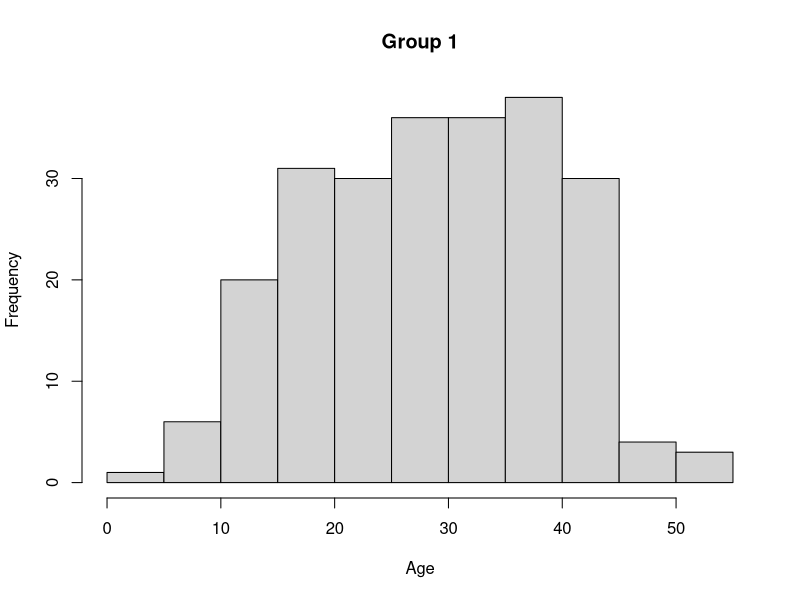
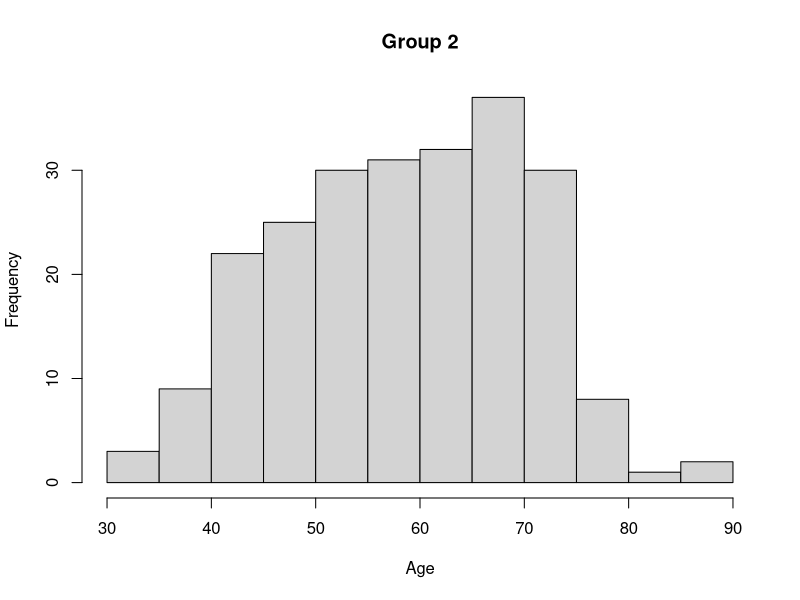
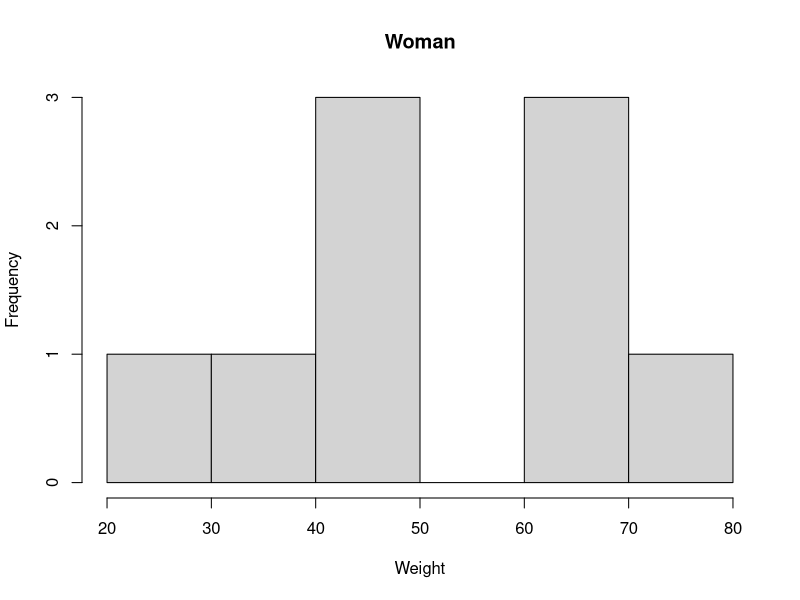
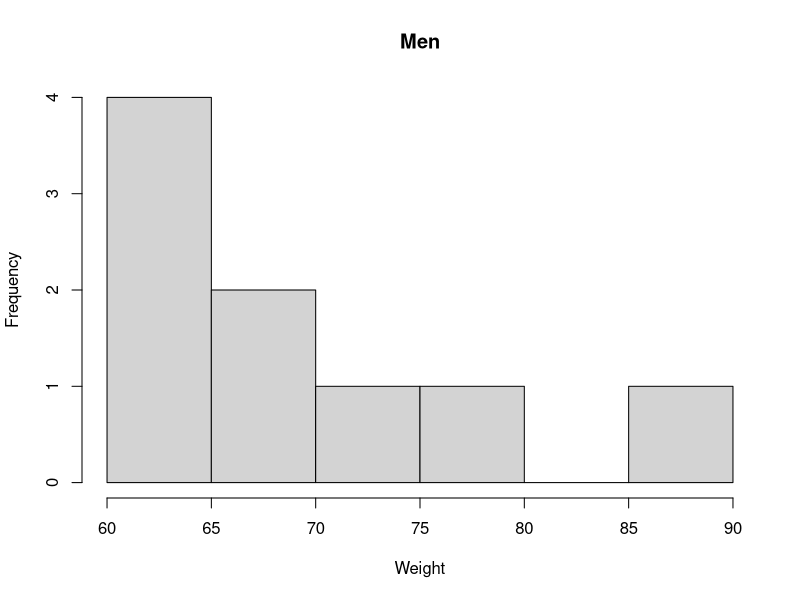
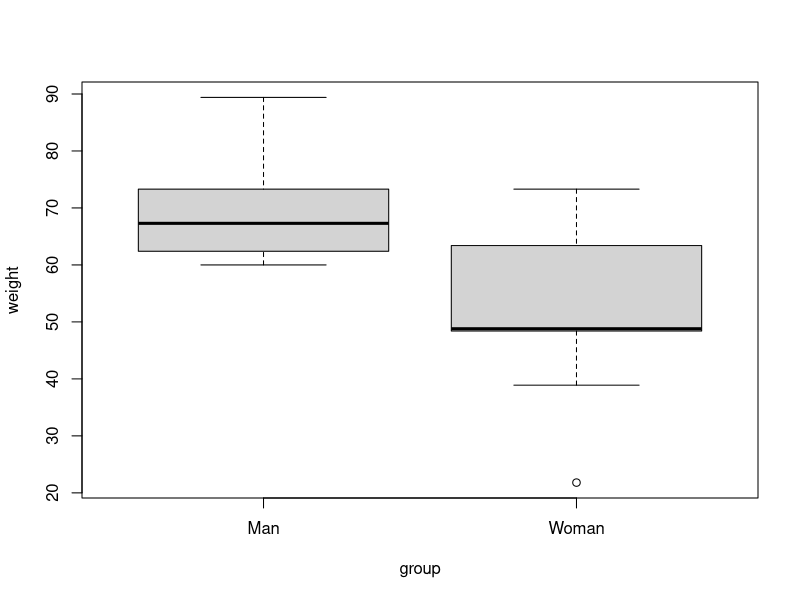
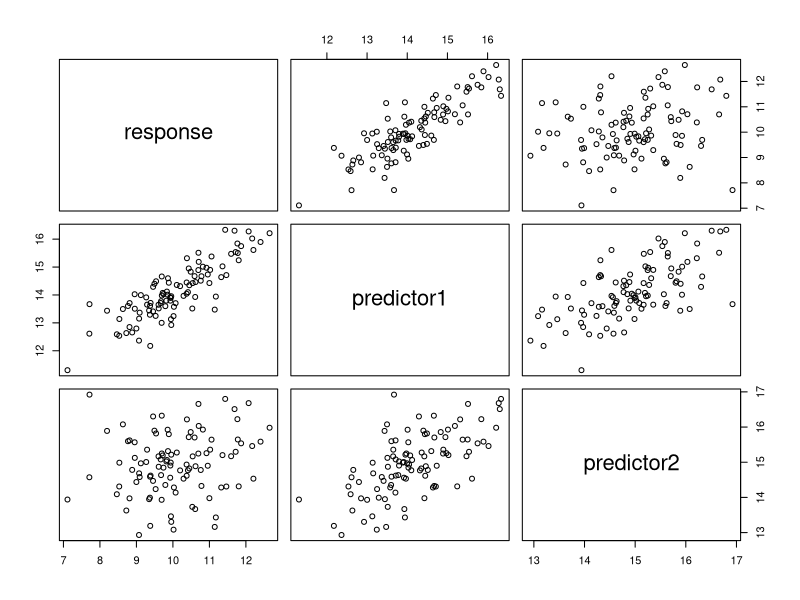
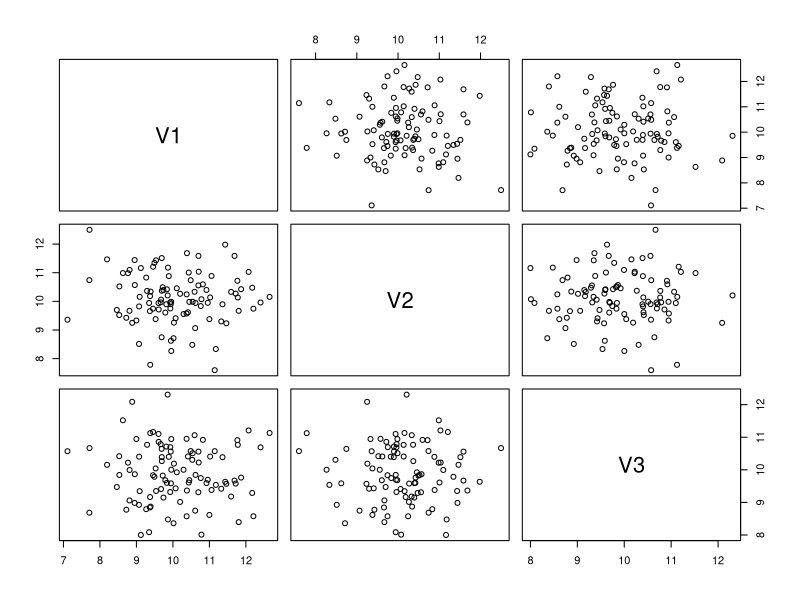
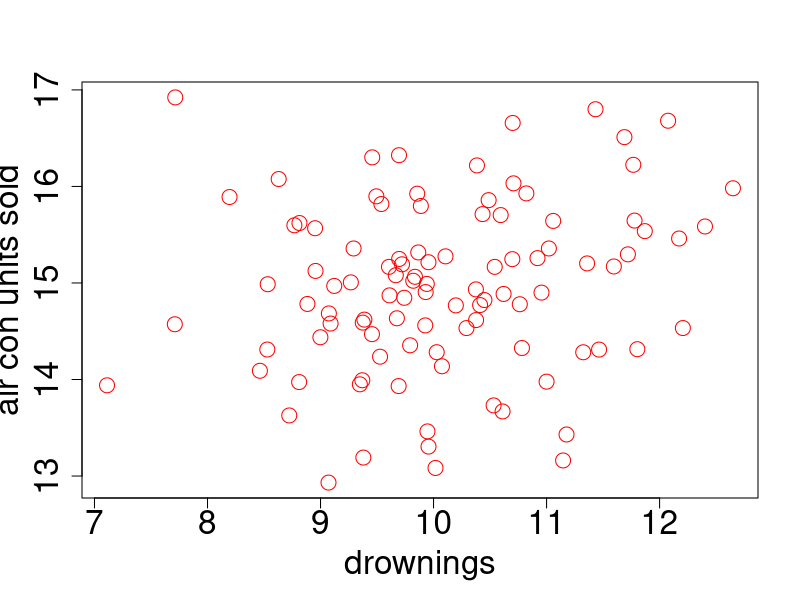

Source code (R) for these figures, in order:
### Unpaired t-test

# Group 1: Evacuees
set.seed(10)
age <- rnorm(n=235, mean=30, sd=11)
age <- round(age)
group <- 1:length(age)
group <- rep("Group 1",length(group))
df1 <- data.frame(age, group)

# Group 2: Non-evacuees
set.seed(10)
age <- rnorm(n=230, mean=60, sd=12)
age <- round(age)
group <- 1:length(age)
group <- rep("Group 2",length(group))
df2 <- data.frame(age, group)

# Combine data into dataframe
df <- rbind(df1, df2)

# Checking distribution of data
hist(df$age[df$group=="Group 1"], main = "Group 1", xlab = "Age")
hist(df$age[df$group=="Group 2"], main = "Group 2", xlab = "Age")

# Checking if variance of groups is equal
# Using the Levene test
# For this test, the null hypothesis is that all populations variances are equal;
# and the alternative hypothesis is that they differ.
library(car)
leveneTest(age ~ group, data = df)

# From the output, it can be seen that the p-value of 0.1147 is not less than 
# the significance level of 0.05. This means that there is no evidence to suggest 
# that the variance in plant growth is statistically significantly different for 
# the three treatment groups.

# now use t.test
t.test(df$age[df$group=="Group 2"], df$age[df$group=="Group 1"])


# Mann-Whitney test
# Investigating differences in men and womens weights
# We want to know, if the median women’s weight differs from the median men’s weight?
women_weight <- c(38.9, 61.2, 73.3, 21.8, 63.4, 64.6, 48.4, 48.8, 48.5)
men_weight <- c(67.8, 60, 63.4, 76, 89.4, 73.3, 67.3, 61.3, 62.4) 
# Create a data frame
df <- data.frame( 
  group = rep(c("Woman", "Man"), each = length(women_weight)),
  weight = c(women_weight,  men_weight)
)

# Checking distribution of data
hist(df$weight[df$group=="Woman"], main = "Woman", xlab = "Weight")
hist(df$weight[df$group=="Man"], main = "Men", xlab = "Weight")

# Use a boxplot to visualise groups
boxplot(weight~group, data = df)

# Compute Wilcoxon test
wilcox.test(df$weight[df$group=="Woman"], df$weight[df$group=="Man"])
wilcox.test(women_weight, men_weight, exact=F)

# It will give a warning message, saying that “cannot compute exact p-value with tie”. 
# It comes from the assumption of a Wilcoxon test that the responses are continuous. 
# You can suppress this message by adding another argument exact = FALSE, but the result 
# will be the same.

# For reporting calculate the median and confidence intervals for the data
n <- length(women_weight)
sort(women_weight)
women_median <- median(women_weight)

# Lower CI
rank <- (n/2) - ((1.96*(sqrt(n)))/2)
rank <- round(rank)
LowerCI <- sort(women_weight)[rank]
# Upper CI
rank <- 1 + (n/2) + ((1.96*(sqrt(n)))/2)
rank <- round(rank)
UpperCI <- sort(women_weight)[rank]

paste("Median womens weight: ", women_median)
paste("Lower Confidence Interval: ", LowerCI)
paste("Upper Confidence Interval: ", UpperCI)



# Chi-squared test
# Create 2x2 table
results <- matrix(c(24,14,12,27),ncol=2,byrow=TRUE)
colnames(results) <- c("No disease", "Disease")
rownames(results) <- c("Group 1: Non-Evacuees", "Group 2: Evacuees")
results <- as.table(results)
results

# Run chi-sq test
chisq.test(results)

# ANOVA with 3 groups
# Create dataframe
DrugA <- c(4, 5, 4, 3, 2, 4,3, 4, 4)
DrugB <- c(6,8,4,5,4,6,5,8,6)
DrugC <- c(6,7,6,6,7,5,6,5,5)
results <- c(DrugA, DrugB, DrugC)

drug <- c(rep("DrugA", length(DrugA)), rep("DrugB", length(DrugB)), rep("DrugC", length(DrugC)))

df <- as.data.frame(cbind(results,drug))
df$results <- as.numeric(df$results)

# Look at summary statistics if you like
install.packages('fBasics')
library('fBasics')
basicStats(results)[c("Mean", "Stdev"),]

# Now run ANOVA test
res.aov <- aov(results ~ drug, data = df)
# Summary of the analysis
summary(res.aov)

# Simulating Random Multivariate Correlated Data (Continuous Variables)
# Code from https://www.r-bloggers.com/simulating-random-multivariate-correlated-data-continuous-variables/
R = matrix(cbind(1,.80,.2,  .80,1,.7,  .2,.7,1),nrow=3)
U = t(chol(R))
nvars = dim(U)[1]
numobs = 100000
set.seed(1)
random.normal = matrix(rnorm(nvars*numobs,10,1), nrow=nvars, ncol=numobs);
X = U %*% random.normal
newX = t(X)
raw = as.data.frame(newX)
orig.raw = as.data.frame(t(random.normal))
names(raw) = c("response","predictor1","predictor2")
cor(raw)
plot(head(raw, 100))
plot(head(orig.raw,100))

# Plotting scatter plots for lecture
plot(head(raw$response,100), head(raw$predictor2,100), xlab="drownings", ylab = "air con units sold",
     cex = 2, cex.axis = 2, cex.lab=2, col = "red")
plot(head(raw$predictor1,100), head(raw$predictor2,100), xlab="drownings", ylab = "ice creams sold",
     cex = 2, cex.axis = 2, cex.lab=2, col = "blue")
plot(head(raw$predictor1,100), head(raw$predictor2,100), xlab="", ylab = "", xaxt='n', yaxt = 'n',
     cex = 2, cex.axis = 2, cex.lab=2, col = "blue")
plot(head(raw$response,100), head(raw$predictor1,100), xlab="", ylab = "", xaxt='n', yaxt = 'n',
     cex = 2, cex.axis = 2, cex.lab=2, col = "red")
plot(head(raw$response,100), head(raw$predictor2,100), xlab="", ylab = "", xaxt='n', yaxt = 'n',
     cex = 2, cex.axis = 2, cex.lab=2, col = "orange")

# Mann-Whitney test
group1 <- c(1,2,4,6,3)
group2 <- c(7,5,6,4,12)
hist(group2, col = "orange", main="Group 2")
wilcox.test(group1,group2, conf.int = T)

# Wilcoxon Signed-rank Test
group1 <- c(85,70,40,65,80,75,55,20)
group2 <- c(75,50,50,40,20,65,40,25)
wilcox.test(group1,group2, paired = T, exact = T) 

# Calculate median and confidence intervals
n <- length(group1)
sort(group1)
median(group1)

# Lower CI
(n/2) - ((1.96*(sqrt(n)))/2)
# Upper CI
1 + (n/2) + ((1.96*(sqrt(n)))/2)

# Kruskall wallace test
a = c(1, 5, 8, 17, 16)
b = c(2, 16, 5, 7, 4)
c = c(1, 1, 3, 7, 9)
d = c(2, 15, 2, 9, 7)
dati = list(g1=a, g2=b, g3=c, g4=d)
